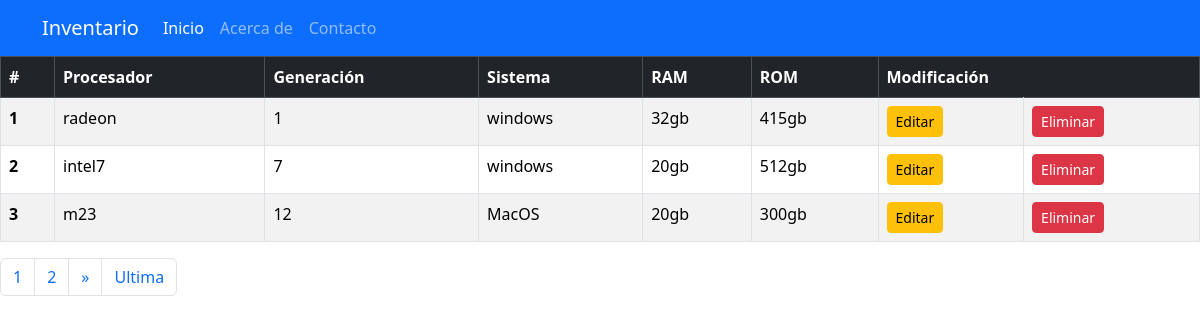
Page /pag/ on the committed database.
### apps/laptops/models.py (models this page shows, shortened)
class Laptop(models.Model):
    procesador = models.CharField(max_length=100)
    generacion = models.IntegerField()
    sistema = models.CharField(max_length=100)
    ram = models.CharField(max_length=100)
    rom = models.CharField(max_length=100)
    objects = models.Manager()

### apps/laptops/views.py (the view)
# urls.py: path('pag/',views.paginacion,name="pagina"),
def paginacion(request):
    laptops_listadas = Laptop.objects.all()
    paginator=Paginator(laptops_listadas, 3)
    pagina=request.GET.get("page") or 1
    posts =paginator.get_page(pagina)
    pagina_actual=int(pagina)
    npagina = range(1,posts.paginator.num_pages + 1)
    return render(request,'paggina.html', {"posts":posts,
                                        "npagina":npagina, "pagina_actual":pagina_actual})

### templates/paggina.html
{%include "base.html" %}
{% block body %}
<table class="table table-striped table-bordered">
    <thead class="table-dark">
        <tr>
            <th scope="col">#</th>
            <th scope="col">Procesador</th>
            <th scope="col">Generación</th>
            <th scope="col">Sistema</th>
            <th scope="col">RAM</th>
            <th scope="col">ROM</th>
            <th colspan="2" scope="col">Modificación</th>
        </tr>
    </thead>
    <tbody>
        {% for c in posts %}
        <tr>
            <th scope="row">{{ forloop.counter }}</th>
            <td>{{ c.procesador }}</td>
            <td>{{ c.generacion }}</td>
            <td>{{ c.sistema }}</td>
            <td>{{ c.ram }}</td>
            <td>{{ c.rom }}</td>
            <td><a href="{% url 'vistae' c.id %}" class="btn btn-warning btn-sm">Editar</a></td>
            <td><a href="{% url 'eliminarc' c.id %}" class="btn btn-danger btn-sm">Eliminar</a></td>
        </tr>
        {% endfor %}
    </tbody>
    </table>
    {% include "pagina2.html" %}
{% endblock %}

### rows in the picture
Laptop: procesador "radeon", generacion "1", sistema "windows", ram "32gb", rom "415gb"
Laptop: procesador "intel7", generacion "7", sistema "windows", ram "20gb", rom "512gb"
Laptop: procesador "m23", generacion "12", sistema "MacOS", ram "20gb", rom "300gb"

### other values in the picture
{{ pagina }} "1" "2"
